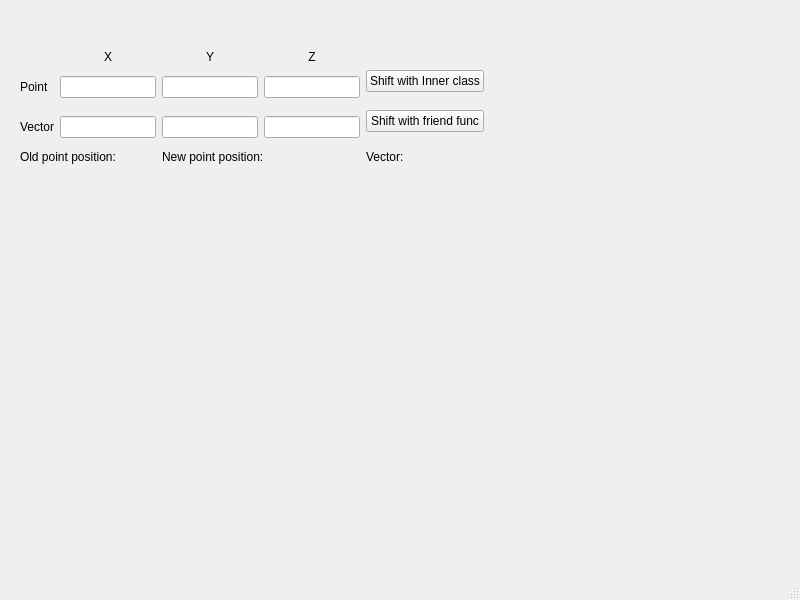
<?xml version="1.0" encoding="UTF-8"?>
<ui version="4.0">
 <class>MainWindow</class>
 <widget class="QMainWindow" name="MainWindow">
  <property name="geometry">
   <rect>
    <x>0</x>
    <y>0</y>
    <width>800</width>
    <height>600</height>
   </rect>
  </property>
  <property name="windowTitle">
   <string>MainWindow</string>
  </property>
  <widget class="QWidget" name="centralwidget">
   <widget class="QWidget" name="">
    <property name="geometry">
     <rect>
      <x>20</x>
      <y>50</y>
      <width>464</width>
      <height>114</height>
     </rect>
    </property>
    <layout class="QGridLayout" name="gridLayout">
     <item row="0" column="1">
      <widget class="QLabel" name="label">
       <property name="text">
        <string>X</string>
       </property>
       <property name="alignment">
        <set>Qt::AlignCenter</set>
       </property>
      </widget>
     </item>
     <item row="0" column="2">
      <widget class="QLabel" name="label_2">
       <property name="text">
        <string>Y</string>
       </property>
       <property name="alignment">
        <set>Qt::AlignCenter</set>
       </property>
      </widget>
     </item>
     <item row="0" column="3">
      <widget class="QLabel" name="label_3">
       <property name="text">
        <string>Z</string>
       </property>
       <property name="alignment">
        <set>Qt::AlignCenter</set>
       </property>
      </widget>
     </item>
     <item row="1" column="1" rowspan="2">
      <widget class="QLineEdit" name="PointX"/>
     </item>
     <item row="1" column="2" rowspan="2">
      <widget class="QLineEdit" name="PointY"/>
     </item>
     <item row="1" column="3" rowspan="2">
      <widget class="QLineEdit" name="PointZ"/>
     </item>
     <item row="3" column="1" rowspan="2">
      <widget class="QLineEdit" name="VectorX"/>
     </item>
     <item row="3" column="2" rowspan="2">
      <widget class="QLineEdit" name="VectorY"/>
     </item>
     <item row="3" column="3" rowspan="2">
      <widget class="QLineEdit" name="VectorZ"/>
     </item>
     <item row="5" column="0" colspan="2">
      <widget class="QLabel" name="OldPointPos">
       <property name="text">
        <string>Old point position: </string>
       </property>
      </widget>
     </item>
     <item row="5" column="2" colspan="2">
      <widget class="QLabel" name="NewPointPos">
       <property name="text">
        <string>New point position: </string>
       </property>
      </widget>
     </item>
     <item row="3" column="0" rowspan="2">
      <widget class="QLabel" name="label_5">
       <property name="text">
        <string>Vector</string>
       </property>
      </widget>
     </item>
     <item row="1" column="0" rowspan="2">
      <widget class="QLabel" name="label_4">
       <property name="text">
        <string>Point</string>
       </property>
      </widget>
     </item>
     <item row="1" column="4">
      <widget class="QPushButton" name="Shift">
       <property name="text">
        <string>Shift with Inner class</string>
       </property>
      </widget>
     </item>
     <item row="3" column="4">
      <widget class="QPushButton" name="Shift_2">
       <property name="text">
        <string>Shift with friend func</string>
       </property>
      </widget>
     </item>
     <item row="5" column="4">
      <widget class="QLabel" name="VectorL">
       <property name="text">
        <string>Vector: </string>
       </property>
      </widget>
     </item>
    </layout>
   </widget>
  </widget>
  <widget class="QMenuBar" name="menubar">
   <property name="geometry">
    <rect>
     <x>0</x>
     <y>0</y>
     <width>800</width>
     <height>21</height>
    </rect>
   </property>
  </widget>
  <widget class="QStatusBar" name="statusbar"/>
 </widget>
 <resources/>
 <connections/>
</ui>
